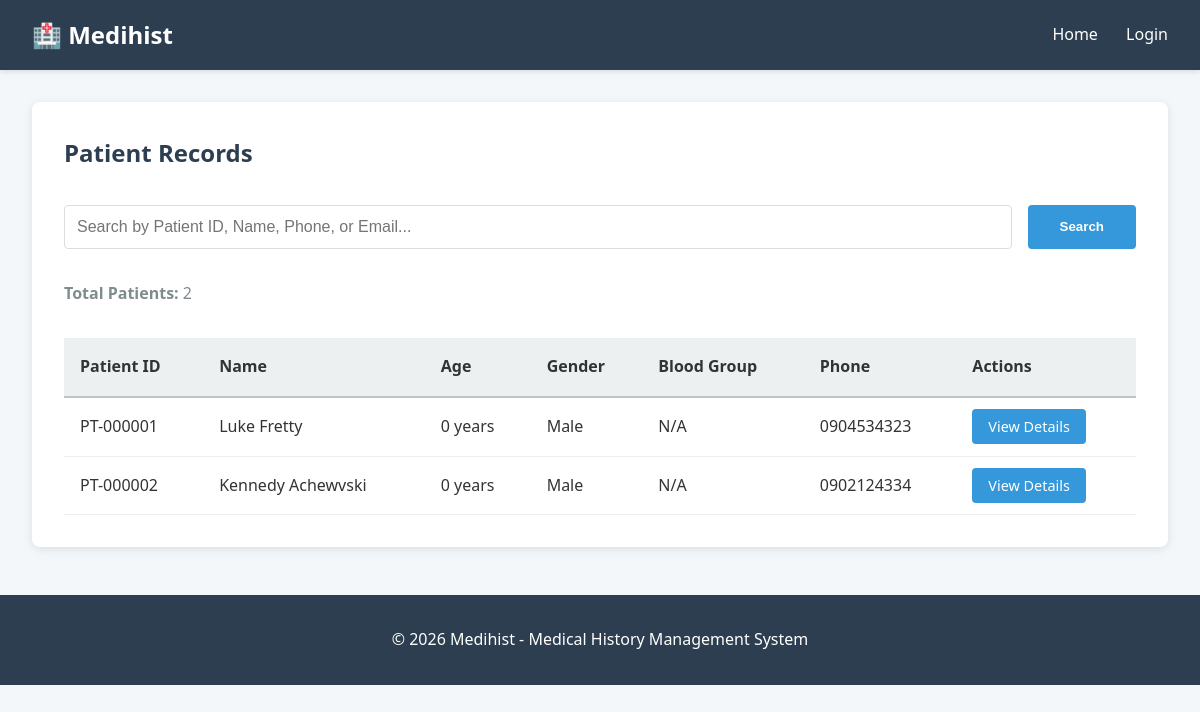
The app's page /records/patients/ (signed in) with its own data.
### records/models.py (models this page shows, shortened)
class Patient(models.Model):
    GENDER_CHOICES = (
        ('M', 'Male'),
        ('F', 'Female'),
        ('O', 'Other'),
    )
    BLOOD_GROUP_CHOICES = (
        ('A+', 'A+'),
        ('A-', 'A-'),
        ('B+', 'B+'),
        ('B-', 'B-'),
        ('AB+', 'AB+'),
        ('AB-', 'AB-'),
        ('O+', 'O+'),
        ('O-', 'O-'),
    )
    first_name = models.CharField(max_length=100)
    last_name = models.CharField(max_length=100)
    date_of_birth = models.DateField()
    gender = models.CharField(max_length=1, choices=GENDER_CHOICES)
    blood_group = models.CharField(max_length=3, choices=BLOOD_GROUP_CHOICES, blank=True)
    phone_regex = RegexValidator(
        regex = r'^\+?1?\d{9,15}$',
        message = "Phone number must be entered in the format: '+123456'. Up to 15 digits allowed"
    )
    phone_number = models.CharField(validators=[phone_regex], max_length=17)
    email = models.EmailField(blank=True)
    address = models.TextField()
    emergency_contact_name = models.CharField(max_length=200)
    emergency_contact_phone = models.CharField(validators=[phone_regex], max_length=17)
    emergency_contact_relation = models.CharField(max_length=100
    )
    allergies = models.TextField(blank=True, help_text="List any known allergies")
    chronic_conditions = models.TextField(blank=True, help_text="List any chronic conditions")
    patient_id = models.CharField(max_length=20, unique=True, editable=False)
    created_by = models.ForeignKey(User, on_delete=models.SET_NULL, null=True, related_name='patient_created')
    created_at = models.DateTimeField(auto_now_add=True)
    updated_at = models.DateTimeField(auto_now=True)
    is_active = models.BooleanField(default=True)
    class Meta:
        verbose_name = 'Patient'
        verbose_name_plural = 'Patients'
        ordering = ['created_at']
    def get_full_name(self):
        return f"{self.first_name} {self.last_name}"
    def get_age(self):
        from datetime import date
        today = date.today()
        return today.year - self.date_of_birth.year - (
            (today.month, today.day) < (self.date_of_birth.month, self.date_of_birth.day)
        )

### records/views.py (the view, shortened to what this page needs)
# urls.py: path('patients/', views.patient_list, name='patient_list'),
@login_required
@medical_staff_required
def patient_list(request):
    query = request.GET.get('q', '')
    patients_list = Patient.objects.filter(is_active=True)
    paginator = Paginator(patients_list, 20) #20 patients per page
    page_number = request = request.GET.get('page')
    patients = paginator.get_page(page_number)
    context = {
        'patients': patients,
        'query': query,
        'total_patients': Patient.objects.filter(is_active=True).count(),
    }
    return render(request, 'records/patient_list.html', context)

### records/templates/records/patient_list.html (shortened to what this page needs)
{% extends 'users/base.html' %}
{% block content %}
<div class="card">
    <div style="display: flex; justify-content: space-between; align-items: center; margin-bottom: 2rem;">
        <h2 style="color: #2c3e50; margin: 0;">Patient Records</h2>
    </div>
    <form method="get" style="margin-bottom: 2rem;">
        <div style="display: flex; gap: 1rem;">
            <input
                type="text"
                name="q"
                value="{{ query }}"
                placeholder="Search by Patient ID, Name, Phone, or Email..."
                style="flex: 1; padding: 0.75rem; border: 1px solid #ddd; border-radius: 4px; font-size: 1rem;"
            />
            <button
                type="submit"
                style="padding: 0.75rem 2rem; background: #3498db; color: white; border: none; border-radius: 4px; font-weight: bold; cursor: pointer;"
            >
                Search
            </button>
        </div>
    </form>
    <p style="color: #7f8c8d; margin-bottom: 1rem;">
        <strong>Total Patients:</strong> {{ total_patients }}
    </p>
    {% if patients %}
    <div style="overflow-x: auto;">
        <table style="width: 100%; border-collapse: collapse; margin-top: 1rem;">
            <thead>
                <tr style="background: #ecf0f1;">
                    <th style="padding: 1rem; text-align: left; border-bottom: 2px solid #bdc3c7;">Patient ID</th>
                    <th style="padding: 1rem; text-align: left; border-bottom: 2px solid #bdc3c7;">Name</th>
                    <th style="padding: 1rem; text-align: left; border-bottom: 2px solid #bdc3c7;">Age</th>
                    <th style="padding: 1rem; text-align: left; border-bottom: 2px solid #bdc3c7;">Gender</th>
                    <th style="padding: 1rem; text-align: left; border-bottom: 2px solid #bdc3c7;">Blood Group</th>
                    <th style="padding: 1rem; text-align: left; border-bottom: 2px solid #bdc3c7;">Phone</th>
                    <th style="padding: 1rem; text-align: left; border-bottom: 2px solid #bdc3c7;">Actions</th>
                </tr>
            </thead>
            <tbody>
                {% for patient in patients %}
                <tr style="border-bottom: 1px solid #ecf0f1;">
                    <td style="padding: 1rem;">{{ patient.patient_id }}</td>
                    <td style="padding: 1rem;">{{ patient.get_full_name }}</td>
                    <td style="padding: 1rem;">{{ patient.get_age }} years</td>
                    <td style="padding: 1rem;">{{ patient.get_gender_display }}</td>
                    <td style="padding: 1rem;">{{ patient.blood_group|default:"N/A" }}</td>
                    <td style="padding: 1rem;">{{ patient.phone_number }}</td>
                    <td style="padding: 1rem;">
                        <a href="{% url 'records:patient_detail' patient.patient_id %}"
                           style="padding: 0.5rem 1rem; background: #3498db; color: white; text-decoration: none; border-radius: 4px; font-size: 0.9rem;">
                            View Details
                        </a>
                    </td>
                </tr>
                {% endfor %}
            </tbody>
        </table>
    </div>
    {% endif %}
</div>
{% endblock %}

### Users/templates/Users/base.html (shortened to what this page needs)
<!DOCTYPE html>
<html lang="en">
<head>
</head>
<body>
    <div class="navbar">
        <h1>🏥 Medihist</h1>
        <nav>
            {% if user.is_authenticated %}
                <a href="{% url 'dashboard' %}">Dashboard</a>
                {% if user.user_type in 'DOCTOR,NURSE,ADMIN' %}
                <a href="{% url 'records:patient_list' %}">Patients</a>
                {% endif %}
                <a href="{% url 'profile' %}">Profile</a>
                <a href="{% url 'logout' %}">Logout ({{ user.username }})</a>
            {% else %}
                <a href="{% url 'home' %}">Home</a>
                <a href="{% url 'login' %}">Login</a>
            {% endif %}
        </nav>
    </div>
    <div class="container">
        {% block content %}{% endblock %}
    </div>
    <footer>
        <p>&copy; 2026 Medihist - Medical History Management System</p>
    </footer>
</body>
</html>

### Users/templates/Users/base.html (style rules this page uses)
* { margin: 0; padding: 0; box-sizing: border-box; }
body { font-family: 'Segoe UI', Tahoma, Geneva, Verdana, sans-serif; line-height: 1.6; background-color: #f4f7f9; color: #333; }
.navbar { background-color: #2c3e50; color: white; padding: 1rem 2rem; display: flex; justify-content: space-between; align-items: center; box-shadow: 0 2px 5px rgba(0,0,0,0.1); }
.navbar h1 { font-size: 1.5rem; }
.navbar nav a { color: white; text-decoration: none; margin-left: 1.5rem; transition: color 0.3s; }
.container { max-width: 1200px; margin: 2rem auto; padding: 0 2rem; }
.card { background: white; padding: 2rem; border-radius: 8px; box-shadow: 0 2px 10px rgba(0,0,0,0.1); margin-bottom: 2rem; }
footer { text-align: center; padding: 2rem; background-color: #2c3e50; color: white; margin-top: 3rem; }

### records on screen
Patient: patient_id "PT-000001", get_full_name "Luke Fretty", get_age "0", gender "Male", blood_group "N/A", phone_number "0904534323"
Patient: patient_id "PT-000002", get_full_name "Kennedy Achewvski", get_age "0", gender "Male", blood_group "N/A", phone_number "0902124334"

### other values on screen
{{ total_patients }} "2"
